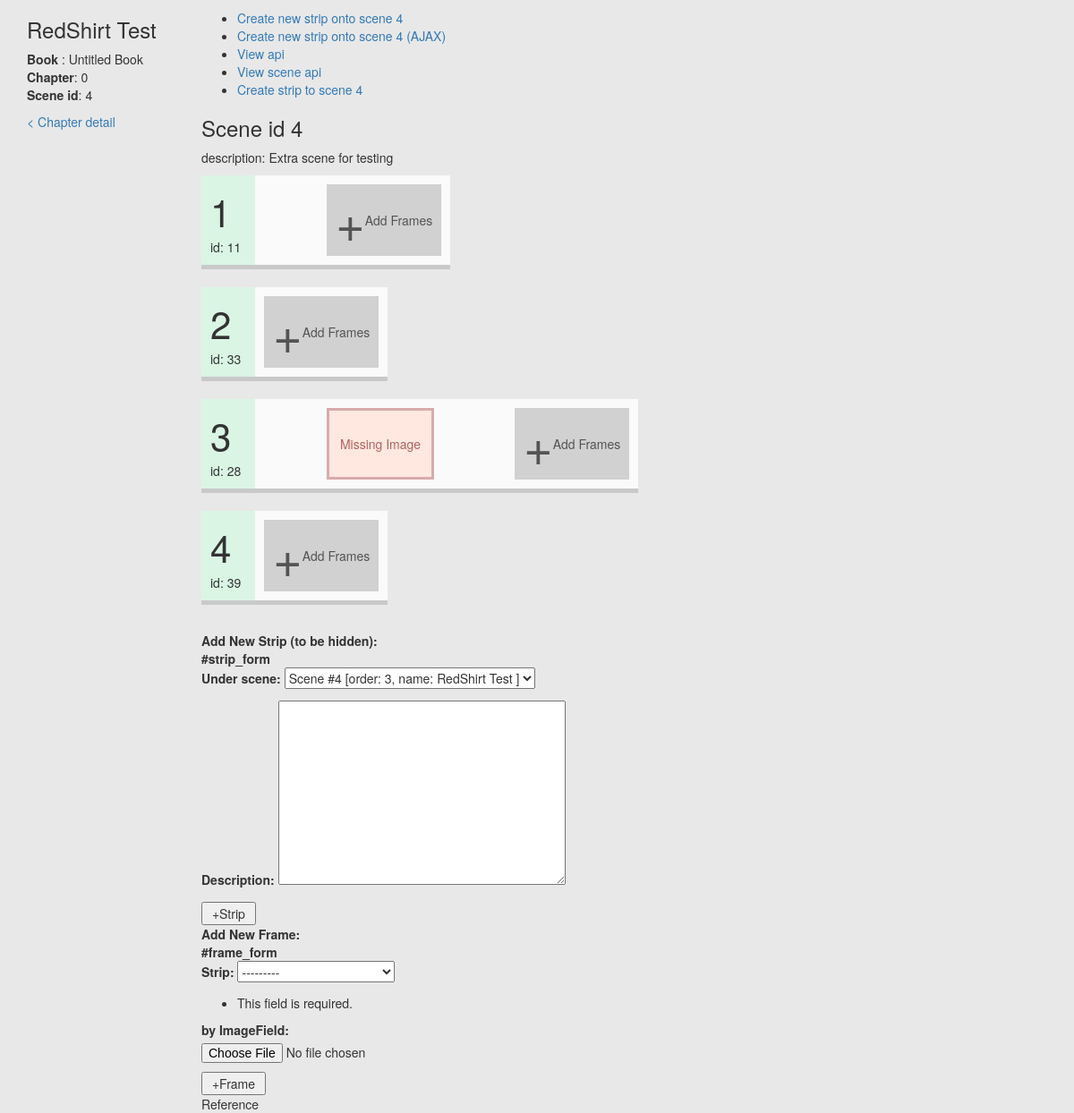
The page /flipbooks/scene/4/ on the database as committed earlier.
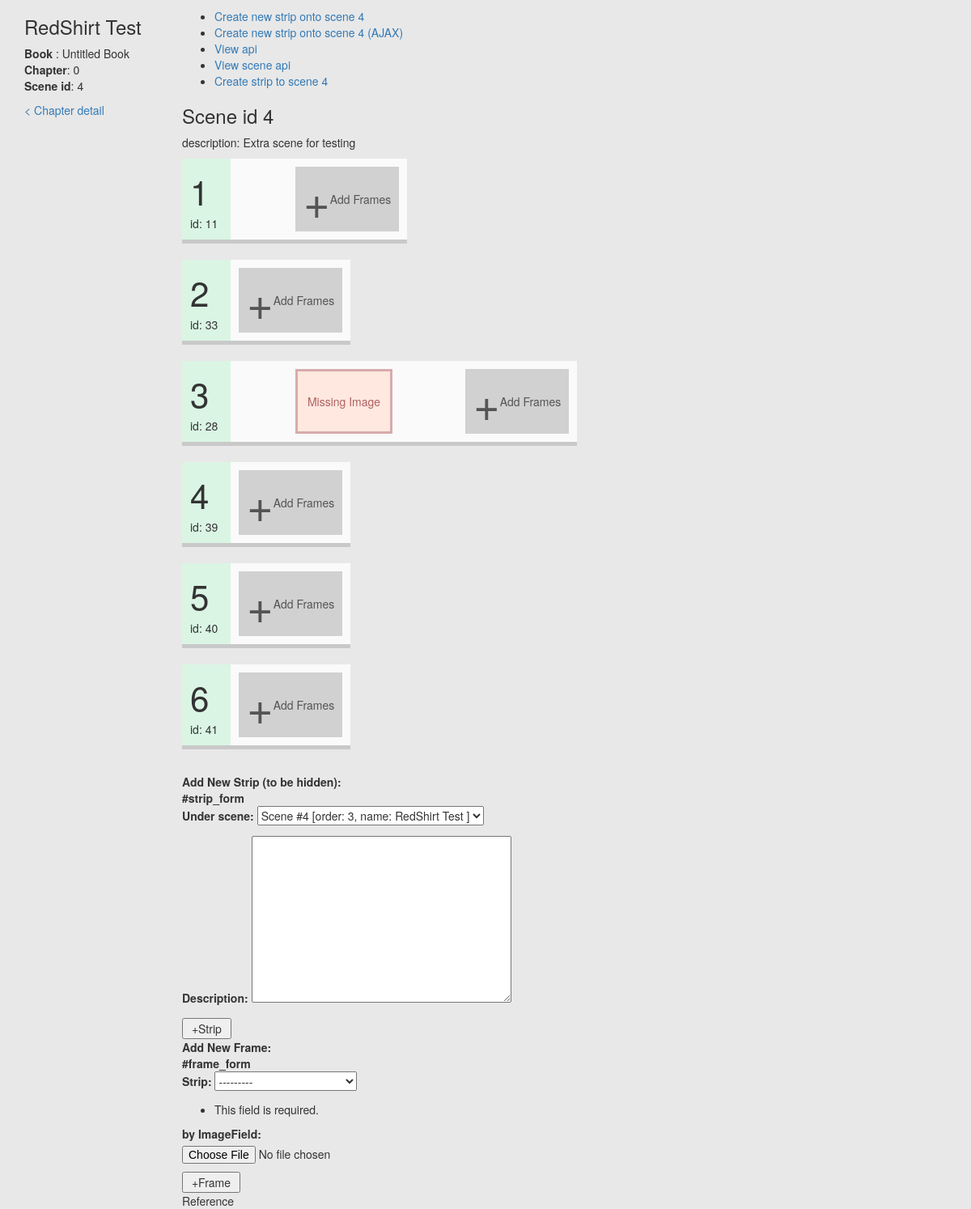
The same page on the database as committed later.
### flipbooks/models.py (models this page shows, shortened)
class Scene(models.Model):
    order = models.IntegerField(default="0")
    children_orders = models.TextField(max_length=200, blank=True, default="")
    name = models.CharField(max_length=50, blank=True, default="")
    description = models.TextField(max_length=100, blank=True, default="")
    chapter = models.ForeignKey(Chapter, on_delete=models.CASCADE, default=0)
    date_created = models.DateTimeField(auto_now_add=True)
    date_modified = models.DateTimeField(auto_now=True)
    def __str__(self):
        return "Scene #{} [order: {}, name: {} ]".format(self.pk, self.order, self.name)

class Chapter(models.Model):
    number = models.IntegerField(default="0")
    title = models.CharField(max_length=50, blank=True, default="Untitled")
    book = models.ForeignKey(Book, on_delete=models.CASCADE)
    date_created = models.DateTimeField(auto_now_add=True)
    date_modified = models.DateTimeField(auto_now=True)

class Book(models.Model):
    title = models.CharField(max_length=50, blank=True, default="Untitled Book")
    date_created = models.DateTimeField(auto_now_add=True)
    date_modified = models.DateTimeField(auto_now=True)

class Strip(models.Model):
    order = models.IntegerField(default="-1")
    description = models.TextField(max_length=100, blank=True, default="")
    scene = models.ForeignKey(Scene, on_delete=models.CASCADE)
    date_created = models.DateTimeField(auto_now_add=True)
    date_modified = models.DateTimeField(auto_now=True)
    def __str__(self):
        return "id #{} [in Sn_{}, order:{}]".format(self.id, self.scene.order, self.order)

class Frame(models.Model):
    order = models.IntegerField(default="0")
    note = models.CharField(
        max_length=100, blank=True, default="", help_text="This note will not be visible for viewers. It's just for the creator"
    )
    strip = models.ForeignKey(Strip, blank=True, null=True)
    frame_image = ThumbnailerImageField(
        upload_to = frame_upload_path,
        blank=True
    )
    frame_image_native = models.ImageField(
        upload_to = frame_upload_path2,
        blank=False
        )
    date_created = models.DateTimeField(auto_now_add=True)
    date_modified = models.DateTimeField(auto_now=True)

### flipbooks/views.py (the view)
# urls.py: url(r'^scene/(?P<pk>\d+)/$', views.SceneDetailView.as_view(), name='scene-detail'),
class SceneDetailView(generic.DetailView):
    model = Scene
    queryset = Scene.objects.all()
    def get_context_data(self, *args, **kwargs):
        context = super(SceneDetailView, self).get_context_data(*args, **kwargs)
        stringy_children_orders = context['object'].children_orders
        valid_children_orders = False if stringy_children_orders =="" else helpers.string2List(stringy_children_orders)
        context["valid_children_orders"] = valid_children_orders
        _scene = context['object']
        ordered_strip_set = []
        if valid_children_orders:
            ordered_strip_set = helpers.order_by_id_ref(_scene.strip_set.all(), valid_children_orders)
        else:
            ordered_strip_set = _scene.strip_set.all()
        context['ordered_strip_set'] = ordered_strip_set
        context["strip_create_form"] = forms.StripCreateForm(initial={'scene': self.kwargs['pk']})
        context['strip_create_url'] = reverse_lazy("flipbooks:strip-create", kwargs={'scene_pk':self.kwargs['pk'] })
        context["frame_create_form"] = forms.FrameCreateForm({"scene_pk": self.kwargs['pk']})
        print("------------attempting to hide a field")
        print(context["frame_create_form"].fields)
        context["frame_create_form"].fields['frame_image'].widget = f.HiddenInput()
        context['frame_create_url'] = reverse_lazy("flipbooks:frame-create", kwargs={'strip_pk': 1 })
        return context

### flipbooks/forms.py
class StripCreateForm(forms.ModelForm):
    def __init__(self, *args, **kwargs):
        super(StripCreateForm, self).__init__(*args, **kwargs)
        self.fields['scene'].queryset = Scene.objects.order_by("order")
    class Meta:
        model = Strip
        fields = ['scene', 'description'] #removed 'order'. No need to select them.
        labels = {
            'scene': 'Under scene'
        }

class FrameCreateForm(forms.ModelForm):
    def __init__(self, *args, **kwargs):
        super(FrameCreateForm, self).__init__(*args, **kwargs)
        arg_dict = {}
        for arg in args:
            if arg:
                arg_dict = arg
        if 'scene_pk' in arg_dict:
            self.fields['strip'].queryset = Strip.objects.filter(scene__id=arg_dict['scene_pk'])
        else:
            self.fields['strip'].queryset = Strip.objects.all()
    class Meta:
        model = Frame
        fields = ['strip', 'frame_image', 'frame_image_native']
        labels = {
            'frame_image_native': 'by ImageField:',
        }

### flipbooks/helpermodule/helpers.py (called while the page is built)
def string2List(stringyList):
    li = stringyList.split(",")
    return list( item.strip() for item in li )

def order_by_id_ref(obj_li, ref_id_li):
    obj_li_ordered = [None] * len(obj_li)
    for obj in obj_li:
        if str(obj.id) in ref_id_li:
            order_position = ref_id_li.index(str(obj.id))
            obj_li_ordered[order_position] = obj
    return obj_li_ordered

### flipbooks/templatetags/flipbooks_custom_tags.py (called while the page is built)
@register.filter(name='is_displayable')
def is_displayable(obj, validation_type=''):
    if validation_type=='':
        return False
    elif validation_type=='frame':
        frame = obj
        return not((frame is None) or (frame.frame_image is None) or (str(frame.frame_image) is ""))

### proj_cumulus/templates/flipbooks/scene_detail.html (shortened to what this page needs)
{% extends "base.html" %}
{% load thumbnail %}
{% load flipbooks_custom_tags %}
{% block content %}
<div class="row">
    <div class="col-md-2">
        <h3>{{object.name}}</h3>
        <p>
            <b>Book</b> : {{object.chapter.book.title}}
            <b>Chapter</b>: {{object.chapter.number}}
            <b>Scene id</b>: {{object.id}}
        </p>
        <p><a href="{% url 'flipbooks:chapter-detail' book_pk=object.chapter.book.id chapter_number=object.chapter.number %}">< Chapter detail</a></p>
    </div>
    <div class="col-md-10">
        <div>
            <ul class="list inline">
                <li><a href="{% url 'flipbooks:strip-create' scene_pk=object.id %}">Create new strip onto scene {{object.id}}</a></li>
                <li><a href="#">Create new strip onto scene {{object.id}} (AJAX)</a></li>
                <li><a href="{% url 'flipbooks-api:list' %}">View api</a></li>
                <li><a href="{% url 'flipbooks-api:detail-scene' pk=object.id%}">View scene api</a></li>
                <li><a href="{% url 'flipbooks-api:create-strip-under-scene' pk=object.id%}">Create strip to scene {{object.id}}</a></li>
            </ul>
        </div>
        <h3>Scene id {{object.id}}</h3>
        <p>description: {{object.description}}</p>
        <ul class="list_strips">
            {% for strip in ordered_strip_set %}
                <li class="flex_list">
                    <div class="header">
                        <span class="bigtext-1">{{forloop.counter}}</span>
                        <br>
                        <span>id: {{strip.id}}</span>
                    </div>
                    <div class="strip_flex_container" stripid="{{strip.id}}">
                        {% for frame in strip.frame_set.all %}
                            {% if frame|is_displayable:"frame" %}
                                   <div class="thumb slender">
                                   </div>
                            {% else %}
                                {% if frame.frame_image_native.url != None %}
                                   <div class="thumb" frameid="{{frame.id}}">
                                        <img src="{{ frame.frame_image_native|thumbnail_url:'thumb' }}" width='200px'/>
                                        <a href="" class="mini_menu edit">frame [{{frame.id}}]</a>
                                   </div>
                                {% else %}
                                    <div class="thumb placeholder2">
                                    <span>Missing Image</span>
                                    </div>
                                {% endif %}
                            {% endif %}
                        {% empty %}
                            {% if strip is None %}
                                <div class="tile">
                                    <span style="color:#898989">Invalid Strip</span>
                                </div>
                            {% endif %}
                        {% endfor %}
                        {% if strip != None %}
                            <div class="tile frame_form" displaytype="add" for="strip_{{strip.id}}">
                                <span style="font-size:4em">+</span>
                                Add Frames
                            </div>
                        {% endif %}
                    </div>
                </li>
            {% empty %}
                <p>No strips could be found</p>
            {% endfor %}
        </ul>
        <div>
            <b>Add New Strip (to be hidden):</b>
            {% include "flipbooks/includes/form_dynamic.html" with form=strip_create_form action_url=strip_create_url form_id="strip_form" btn_title='+Strip' %}
        </div>
        <div>
            <b>Add New Frame:</b>
            {% include "flipbooks/includes/form_dynamic.html" with form=frame_create_form action_url=frame_create_url form_id="frame_form" btn_title='+Frame' %}
        </div>
        <div>
            Reference
        </div>
    </div>
</div>
{% endblock content %}
{% block extra_js %}
    {% load static %}
{% endblock extra_js %}

### proj_cumulus/templates/base.html (shortened to what this page needs)
{% load static %}
<!DOCTYPE html>
<html lang="en">
  <head>
    <link href="{% static 'bootstrap/css/bootstrap.min.css' %}" rel="stylesheet">
    <link href="{% static 'css_static/main.css' %}" rel="stylesheet">
    <link href="{% static 'css_static/lists.css' %}" rel="stylesheet">
  </head>
  <body>
    <div class='container'>
      {% block content %}
      {% endblock %}
    </div>
  </body>
</html>

### proj_cumulus/templates/flipbooks/includes/form_dynamic.html (shortened to what this page needs)
<form method="POST"
    enctype="multipart/form-data"
    action="{% if action_url %} {{action_url}} {% endif %}"
    id="{% if form_id %}{{form_id}}{% endif %}">
    {% if form_id %}<b>#{{form_id}}</b>{% endif %}
    {{ form.as_p }}
    <input type="submit" value="{% if btn_title %} {{btn_title}} {% else %} submit {% endif %}" />
</form>

### static-storage/css_static/main.css (style rules this page uses)
body { background-color: #E8E8E8; }
.bigtext-1 { font-size: 3em; }
.thumb { position:relative; }

### static-storage/css_static/lists.css (style rules this page uses)
ul.list_strips { padding: 0; counter-reset: stripNum; }
ul.list_strips li { display:flex; align-items: stretch; counter-increment: stripNum; }
ul.list_strips li > .header { width: 60px; height: auto; flex-shrink: 0; background-color:#DAF5E4; padding: 10px; margin: 0 0 20px 0; border-bottom: 5px solid #c9c9c9; }
.strip_flex_container { display:flex; flex-wrap: wrap; flex-direction: row; align-items: stretch; margin-bottom: 20px; background-color: #FAFAFA; border-bottom: 5px solid #c9c9c9; }
ul.list_strips .strip_flex_container .thumb, ul.list_strips .strip_flex_container .tile { display: flex; position: relative; align-items: center; justify-content: center; margin: 10px 10px 10px 10px; height: auto; }
.strip_flex_container .thumb.slender { width: 50px; overflow: hidden; }
.strip_flex_container .thumb.placeholder2 { border:3px solid #d8abab; background-color: #ffe8e0; width: 120px; height: auto; }
.strip_flex_container .thumb.placeholder2 span { color: #af6262; }
.strip_flex_container .tile[displaytype="add"] { background-color: #D1D1D1; padding: 0 10px; height: auto; color: #545454; cursor: pointer; }

Rows that differ between the two databases and show on the page:
added Strip: id "40"
added Strip: id "41"
